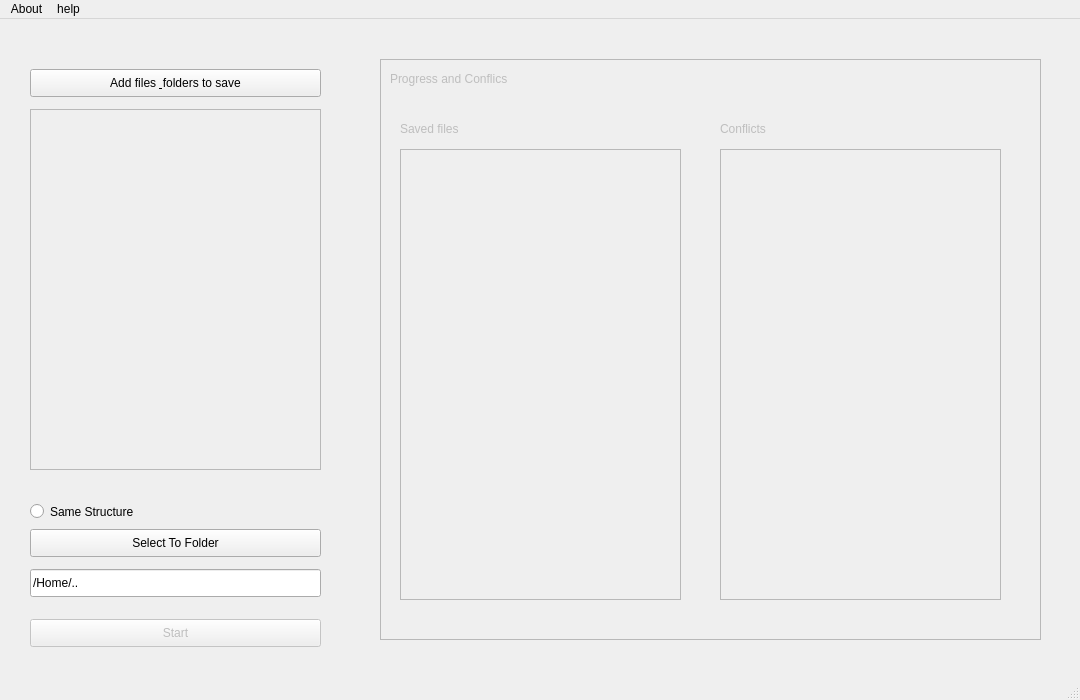
<?xml version="1.0" encoding="UTF-8"?>
<ui version="4.0">
 <class>MainWindow</class>
 <widget class="QMainWindow" name="MainWindow">
  <property name="geometry">
   <rect>
    <x>0</x>
    <y>0</y>
    <width>1080</width>
    <height>700</height>
   </rect>
  </property>
  <property name="minimumSize">
   <size>
    <width>1080</width>
    <height>700</height>
   </size>
  </property>
  <property name="maximumSize">
   <size>
    <width>1080</width>
    <height>700</height>
   </size>
  </property>
  <property name="mouseTracking">
   <bool>true</bool>
  </property>
  <property name="windowTitle">
   <string>MainWindow</string>
  </property>
  <widget class="QWidget" name="centralwidget">
   <widget class="QScrollArea" name="scrollArea">
    <property name="geometry">
     <rect>
      <x>30</x>
      <y>90</y>
      <width>291</width>
      <height>361</height>
     </rect>
    </property>
    <property name="widgetResizable">
     <bool>true</bool>
    </property>
    <widget class="QWidget" name="scrollAreaWidgetContents">
     <property name="geometry">
      <rect>
       <x>0</x>
       <y>0</y>
       <width>287</width>
       <height>357</height>
      </rect>
     </property>
    </widget>
   </widget>
   <widget class="QPushButton" name="pushButton">
    <property name="geometry">
     <rect>
      <x>30</x>
      <y>50</y>
      <width>291</width>
      <height>28</height>
     </rect>
    </property>
    <property name="text">
     <string>Add files &amp; folders to save</string>
    </property>
   </widget>
   <widget class="QPushButton" name="pushButton_2">
    <property name="geometry">
     <rect>
      <x>30</x>
      <y>510</y>
      <width>291</width>
      <height>28</height>
     </rect>
    </property>
    <property name="text">
     <string>Select To Folder</string>
    </property>
   </widget>
   <widget class="QRadioButton" name="radioButton">
    <property name="geometry">
     <rect>
      <x>30</x>
      <y>480</y>
      <width>161</width>
      <height>25</height>
     </rect>
    </property>
    <property name="text">
     <string>Same Structure</string>
    </property>
   </widget>
   <widget class="QFrame" name="frame">
    <property name="enabled">
     <bool>false</bool>
    </property>
    <property name="geometry">
     <rect>
      <x>380</x>
      <y>40</y>
      <width>661</width>
      <height>581</height>
     </rect>
    </property>
    <property name="frameShape">
     <enum>QFrame::StyledPanel</enum>
    </property>
    <property name="frameShadow">
     <enum>QFrame::Raised</enum>
    </property>
    <widget class="QLabel" name="label">
     <property name="geometry">
      <rect>
       <x>10</x>
       <y>10</y>
       <width>181</width>
       <height>20</height>
      </rect>
     </property>
     <property name="text">
      <string>Progress and Conflics</string>
     </property>
    </widget>
    <widget class="QScrollArea" name="scrollArea_2">
     <property name="geometry">
      <rect>
       <x>20</x>
       <y>90</y>
       <width>281</width>
       <height>451</height>
      </rect>
     </property>
     <property name="widgetResizable">
      <bool>true</bool>
     </property>
     <widget class="QWidget" name="scrollAreaWidgetContents_2">
      <property name="geometry">
       <rect>
        <x>0</x>
        <y>0</y>
        <width>277</width>
        <height>447</height>
       </rect>
      </property>
     </widget>
    </widget>
    <widget class="QLabel" name="label_2">
     <property name="geometry">
      <rect>
       <x>20</x>
       <y>60</y>
       <width>261</width>
       <height>20</height>
      </rect>
     </property>
     <property name="text">
      <string>Saved files</string>
     </property>
    </widget>
    <widget class="QScrollArea" name="scrollArea_3">
     <property name="geometry">
      <rect>
       <x>340</x>
       <y>90</y>
       <width>281</width>
       <height>451</height>
      </rect>
     </property>
     <property name="widgetResizable">
      <bool>true</bool>
     </property>
     <widget class="QWidget" name="scrollAreaWidgetContents_3">
      <property name="geometry">
       <rect>
        <x>0</x>
        <y>0</y>
        <width>277</width>
        <height>447</height>
       </rect>
      </property>
     </widget>
    </widget>
    <widget class="QLabel" name="label_3">
     <property name="geometry">
      <rect>
       <x>340</x>
       <y>60</y>
       <width>261</width>
       <height>20</height>
      </rect>
     </property>
     <property name="text">
      <string>Conflicts</string>
     </property>
    </widget>
   </widget>
   <widget class="QLineEdit" name="lineEdit">
    <property name="geometry">
     <rect>
      <x>30</x>
      <y>550</y>
      <width>291</width>
      <height>28</height>
     </rect>
    </property>
    <property name="text">
     <string>/Home/..</string>
    </property>
    <property name="readOnly">
     <bool>true</bool>
    </property>
   </widget>
   <widget class="QPushButton" name="pushButton_3">
    <property name="enabled">
     <bool>false</bool>
    </property>
    <property name="geometry">
     <rect>
      <x>30</x>
      <y>600</y>
      <width>291</width>
      <height>28</height>
     </rect>
    </property>
    <property name="text">
     <string>Start</string>
    </property>
    <property name="checkable">
     <bool>false</bool>
    </property>
   </widget>
  </widget>
  <widget class="QMenuBar" name="menubar">
   <property name="geometry">
    <rect>
     <x>0</x>
     <y>0</y>
     <width>1080</width>
     <height>30</height>
    </rect>
   </property>
   <widget class="QMenu" name="menuAbout">
    <property name="title">
     <string>About</string>
    </property>
   </widget>
   <widget class="QMenu" name="menuhelp">
    <property name="title">
     <string>help</string>
    </property>
   </widget>
   <addaction name="menuAbout"/>
   <addaction name="menuhelp"/>
  </widget>
  <widget class="QStatusBar" name="statusbar"/>
 </widget>
 <resources/>
 <connections/>
</ui>
